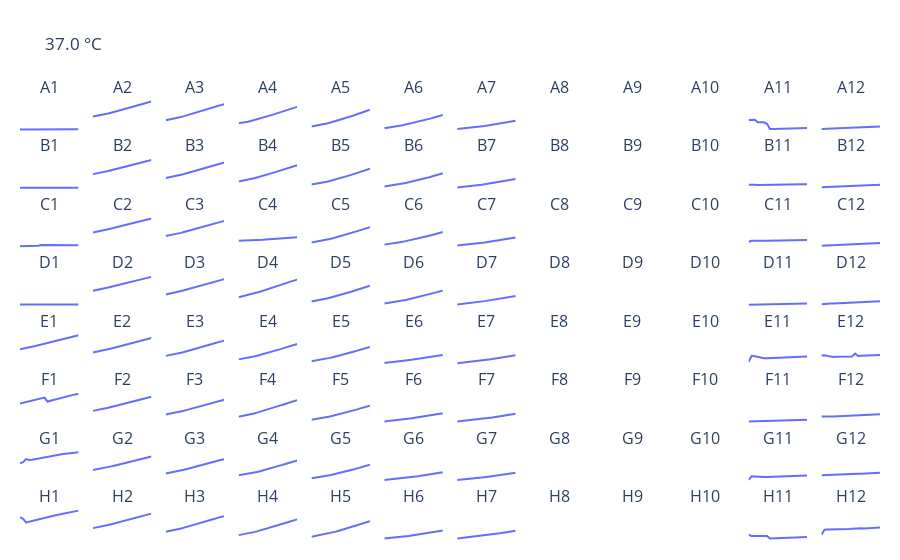

Notebook cell for this chart:
### Markdown cell above
## Process kinetic data

### Code cell
plate_woTween = Plate.from_reader(
    reader=read_magellan,
    path="laccase_kinetics/Laccase_kinetic_woTween_Rawdata.xlsx",
    ph=5.3,
    wavelength=420,
)

plate_Tween = Plate.from_reader(
    reader=read_magellan,
    path="laccase_kinetics/Laccase_kinetic_wthTween_Rawdata.xlsx",
    ph=5.3,
    wavelength=420,
)

plates = [plate_woTween, plate_Tween]

plate_Tween.visualize(wavelengths=420, zoom=False)
